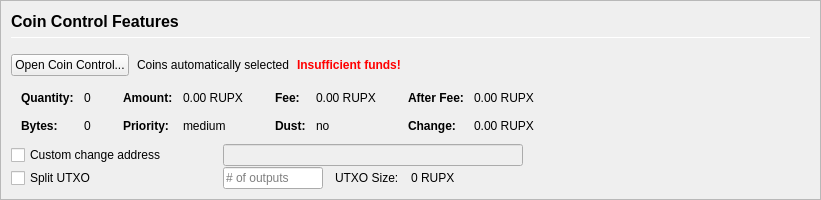
         <widget class="QFrame" name="frameCoinControl">
          <property name="sizePolicy">
           <sizepolicy hsizetype="Expanding" vsizetype="Expanding">
            <horstretch>0</horstretch>
            <verstretch>0</verstretch>
           </sizepolicy>
          </property>
          <property name="maximumSize">
           <size>
            <width>16777215</width>
            <height>16777215</height>
           </size>
          </property>
          <property name="frameShape">
           <enum>QFrame::StyledPanel</enum>
          </property>
          <property name="frameShadow">
           <enum>QFrame::Sunken</enum>
          </property>
          <layout class="QVBoxLayout" name="verticalLayoutCoinControl2">
           <property name="spacing">
            <number>0</number>
           </property>
           <property name="leftMargin">
            <number>0</number>
           </property>
           <property name="topMargin">
            <number>0</number>
           </property>
           <property name="rightMargin">
            <number>0</number>
           </property>
           <property name="bottomMargin">
            <number>0</number>
           </property>
           <item>
            <widget class="QFrame" name="frameCoinControl_BG">
             <layout class="QVBoxLayout" name="verticalLayoutCoinControl" stretch="0,0,0,0,0,0">
              <property name="spacing">
               <number>1</number>
              </property>
              <property name="leftMargin">
               <number>10</number>
              </property>
              <property name="topMargin">
               <number>10</number>
              </property>
              <item>
               <layout class="QHBoxLayout" name="horizontalLayoutCoinControl1">
                <property name="bottomMargin">
                 <number>15</number>
                </property>
                <item>
                 <layout class="QVBoxLayout" name="verticalLayout_3">
                  <property name="spacing">
                   <number>6</number>
                  </property>
                  <item>
                   <widget class="QLabel" name="labelCoinControlFeatures">
                    <property name="sizePolicy">
                     <sizepolicy hsizetype="Preferred" vsizetype="Maximum">
                      <horstretch>0</horstretch>
                      <verstretch>0</verstretch>
                     </sizepolicy>
                    </property>
                    <property name="minimumSize">
                     <size>
                      <width>0</width>
                      <height>20</height>
                     </size>
                    </property>
                    <property name="font">
                     <font>
                      <pointsize>12</pointsize>
                      <weight>75</weight>
                      <bold>true</bold>
                     </font>
                    </property>
                    <property name="styleSheet">
                     <string notr="true">font-weight:bold;</string>
                    </property>
                    <property name="text">
                     <string>Coin Control Features</string>
                    </property>
                   </widget>
                  </item>
                  <item>
                   <widget class="Line" name="line">
                    <property name="minimumSize">
                     <size>
                      <width>0</width>
                      <height>1</height>
                     </size>
                    </property>
                    <property name="maximumSize">
                     <size>
                      <width>16777215</width>
                      <height>1</height>
                     </size>
                    </property>
                    <property name="orientation">
                     <enum>Qt::Horizontal</enum>
                    </property>
                   </widget>
                  </item>
                 </layout>
                </item>
               </layout>
              </item>
              <item>
               <layout class="QHBoxLayout" name="horizontalLayoutCoinControl2" stretch="0,0,0,0">
                <property name="spacing">
                 <number>8</number>
                </property>
                <property name="bottomMargin">
                 <number>10</number>
                </property>
                <item>
                 <widget class="QPushButton" name="pushButtonCoinControl">
                  <property name="styleSheet">
                   <string notr="true"/>
                  </property>
                  <property name="text">
                   <string>Open Coin Control...</string>
                  </property>
                  <property name="autoDefault">
                   <bool>false</bool>
                  </property>
                 </widget>
                </item>
                <item>
                 <widget class="QLabel" name="labelCoinControlAutomaticallySelected">
                  <property name="text">
                   <string>Coins automatically selected</string>
                  </property>
                  <property name="margin">
                   <number>5</number>
                  </property>
                 </widget>
                </item>
                <item>
                 <widget class="QLabel" name="labelCoinControlInsuffFunds">
                  <property name="font">
                   <font>
                    <weight>75</weight>
                    <bold>true</bold>
                   </font>
                  </property>
                  <property name="styleSheet">
                   <string notr="true">color:red;font-weight:bold;</string>
                  </property>
                  <property name="text">
                   <string>Insufficient funds!</string>
                  </property>
                  <property name="margin">
                   <number>5</number>
                  </property>
                 </widget>
                </item>
                <item>
                 <spacer name="horizontalSpacerCoinControl">
                  <property name="orientation">
                   <enum>Qt::Horizontal</enum>
                  </property>
                  <property name="sizeHint" stdset="0">
                   <size>
                    <width>40</width>
                    <height>1</height>
                   </size>
                  </property>
                 </spacer>
                </item>
               </layout>
              </item>
              <item>
               <widget class="QWidget" name="widgetCoinControl" native="true">
                <property name="sizePolicy">
                 <sizepolicy hsizetype="Preferred" vsizetype="Preferred">
                  <horstretch>0</horstretch>
                  <verstretch>0</verstretch>
                 </sizepolicy>
                </property>
                <property name="minimumSize">
                 <size>
                  <width>0</width>
                  <height>0</height>
                 </size>
                </property>
                <property name="styleSheet">
                 <string notr="true"/>
                </property>
                <layout class="QHBoxLayout" name="horizontalLayoutCoinControl5">
                 <property name="leftMargin">
                  <number>0</number>
                 </property>
                 <property name="topMargin">
                  <number>0</number>
                 </property>
                 <property name="rightMargin">
                  <number>0</number>
                 </property>
                 <property name="bottomMargin">
                  <number>0</number>
                 </property>
                 <item>
                  <layout class="QHBoxLayout" name="horizontalLayoutCoinControl3" stretch="0,0,0,1">
                   <property name="spacing">
                    <number>20</number>
                   </property>
                   <property name="topMargin">
                    <number>0</number>
                   </property>
                   <property name="bottomMargin">
                    <number>10</number>
                   </property>
                   <item>
                    <layout class="QFormLayout" name="formLayoutCoinControl1">
                     <property name="horizontalSpacing">
                      <number>10</number>
                     </property>
                     <property name="verticalSpacing">
                      <number>14</number>
                     </property>
                     <property name="leftMargin">
                      <number>10</number>
                     </property>
                     <property name="topMargin">
                      <number>4</number>
                     </property>
                     <property name="rightMargin">
                      <number>6</number>
                     </property>
                     <item row="0" column="0">
                      <widget class="QLabel" name="labelCoinControlQuantityText">
                       <property name="font">
                        <font>
                         <weight>75</weight>
                         <bold>true</bold>
                        </font>
                       </property>
                       <property name="text">
                        <string>Quantity:</string>
                       </property>
                       <property name="margin">
                        <number>0</number>
                       </property>
                      </widget>
                     </item>
                     <item row="0" column="1">
                      <widget class="QLabel" name="labelCoinControlQuantity">
                       <property name="cursor">
                        <cursorShape>IBeamCursor</cursorShape>
                       </property>
                       <property name="contextMenuPolicy">
                        <enum>Qt::ActionsContextMenu</enum>
                       </property>
                       <property name="text">
                        <string notr="true">0</string>
                       </property>
                       <property name="margin">
                        <number>0</number>
                       </property>
                       <property name="textInteractionFlags">
                        <set>Qt::LinksAccessibleByMouse|Qt::TextSelectableByKeyboard|Qt::TextSelectableByMouse</set>
                       </property>
                      </widget>
                     </item>
                     <item row="1" column="0">
                      <widget class="QLabel" name="labelCoinControlBytesText">
                       <property name="font">
                        <font>
                         <weight>75</weight>
                         <bold>true</bold>
                        </font>
                       </property>
                       <property name="text">
                        <string>Bytes:</string>
                       </property>
                      </widget>
                     </item>
                     <item row="1" column="1">
                      <widget class="QLabel" name="labelCoinControlBytes">
                       <property name="cursor">
                        <cursorShape>IBeamCursor</cursorShape>
                       </property>
                       <property name="contextMenuPolicy">
                        <enum>Qt::ActionsContextMenu</enum>
                       </property>
                       <property name="text">
                        <string notr="true">0</string>
                       </property>
                       <property name="textInteractionFlags">
                        <set>Qt::LinksAccessibleByMouse|Qt::TextSelectableByKeyboard|Qt::TextSelectableByMouse</set>
                       </property>
                      </widget>
                     </item>
                    </layout>
                   </item>
                   <item>
                    <layout class="QFormLayout" name="formLayoutCoinControl2">
                     <property name="horizontalSpacing">
                      <number>10</number>
                     </property>
                     <property name="verticalSpacing">
                      <number>14</number>
                     </property>
                     <property name="leftMargin">
                      <number>6</number>
                     </property>
                     <property name="topMargin">
                      <number>4</number>
                     </property>
                     <property name="rightMargin">
                      <number>6</number>
                     </property>
                     <item row="0" column="0">
                      <widget class="QLabel" name="labelCoinControlAmountText">
                       <property name="font">
                        <font>
                         <weight>75</weight>
                         <bold>true</bold>
                        </font>
                       </property>
                       <property name="text">
                        <string>Amount:</string>
                       </property>
                       <property name="margin">
                        <number>0</number>
                       </property>
                      </widget>
                     </item>
                     <item row="0" column="1">
                      <widget class="QLabel" name="labelCoinControlAmount">
                       <property name="cursor">
                        <cursorShape>IBeamCursor</cursorShape>
                       </property>
                       <property name="contextMenuPolicy">
                        <enum>Qt::ActionsContextMenu</enum>
                       </property>
                       <property name="text">
                        <string notr="true">0.00 RUPX</string>
                       </property>
                       <property name="textInteractionFlags">
                        <set>Qt::LinksAccessibleByMouse|Qt::TextSelectableByKeyboard|Qt::TextSelectableByMouse</set>
                       </property>
                      </widget>
                     </item>
                     <item row="1" column="0">
                      <widget class="QLabel" name="labelCoinControlPriorityText">
                       <property name="font">
                        <font>
                         <weight>75</weight>
                         <bold>true</bold>
                        </font>
                       </property>
                       <property name="text">
                        <string>Priority:</string>
                       </property>
                      </widget>
                     </item>
                     <item row="1" column="1">
                      <widget class="QLabel" name="labelCoinControlPriority">
                       <property name="cursor">
                        <cursorShape>IBeamCursor</cursorShape>
                       </property>
                       <property name="contextMenuPolicy">
                        <enum>Qt::ActionsContextMenu</enum>
                       </property>
                       <property name="text">
                        <string>medium</string>
                       </property>
                       <property name="textInteractionFlags">
                        <set>Qt::LinksAccessibleByMouse|Qt::TextSelectableByKeyboard|Qt::TextSelectableByMouse</set>
                       </property>
                      </widget>
                     </item>
                    </layout>
                   </item>
                   <item>
                    <layout class="QFormLayout" name="formLayoutCoinControl3">
                     <property name="horizontalSpacing">
                      <number>10</number>
                     </property>
                     <property name="verticalSpacing">
                      <number>14</number>
                     </property>
                     <property name="leftMargin">
                      <number>6</number>
                     </property>
                     <property name="topMargin">
                      <number>4</number>
                     </property>
                     <property name="rightMargin">
                      <number>6</number>
                     </property>
                     <item row="0" column="0">
                      <widget class="QLabel" name="labelCoinControlFeeText">
                       <property name="font">
                        <font>
                         <weight>75</weight>
                         <bold>true</bold>
                        </font>
                       </property>
                       <property name="text">
                        <string>Fee:</string>
                       </property>
                       <property name="margin">
                        <number>0</number>
                       </property>
                      </widget>
                     </item>
                     <item row="0" column="1">
                      <widget class="QLabel" name="labelCoinControlFee">
                       <property name="cursor">
                        <cursorShape>IBeamCursor</cursorShape>
                       </property>
                       <property name="contextMenuPolicy">
                        <enum>Qt::ActionsContextMenu</enum>
                       </property>
                       <property name="text">
                        <string notr="true">0.00 RUPX</string>
                       </property>
                       <property name="textInteractionFlags">
                        <set>Qt::LinksAccessibleByMouse|Qt::TextSelectableByKeyboard|Qt::TextSelectableByMouse</set>
                       </property>
                      </widget>
                     </item>
                     <item row="1" column="0">
                      <widget class="QLabel" name="labelCoinControlLowOutputText">
                       <property name="font">
                        <font>
                         <weight>75</weight>
                         <bold>true</bold>
                        </font>
                       </property>
                       <property name="text">
                        <string>Dust:</string>
                       </property>
                      </widget>
                     </item>
                     <item row="1" column="1">
                      <widget class="QLabel" name="labelCoinControlLowOutput">
                       <property name="cursor">
                        <cursorShape>IBeamCursor</cursorShape>
                       </property>
                       <property name="contextMenuPolicy">
                        <enum>Qt::ActionsContextMenu</enum>
                       </property>
                       <property name="text">
                        <string>no</string>
                       </property>
                       <property name="textInteractionFlags">
                        <set>Qt::LinksAccessibleByMouse|Qt::TextSelectableByKeyboard|Qt::TextSelectableByMouse</set>
                       </property>
                      </widget>
                     </item>
                    </layout>
                   </item>
                   <item>
                    <layout class="QFormLayout" name="formLayoutCoinControl4">
                     <property name="horizontalSpacing">
                      <number>10</number>
                     </property>
                     <property name="verticalSpacing">
                      <number>14</number>
                     </property>
                     <property name="leftMargin">
                      <number>6</number>
                     </property>
                     <property name="topMargin">
                      <number>4</number>
                     </property>
                     <property name="rightMargin">
                      <number>6</number>
                     </property>
                     <item row="0" column="0">
                      <widget class="QLabel" name="labelCoinControlAfterFeeText">
                       <property name="font">
                        <font>
                         <weight>75</weight>
                         <bold>true</bold>
                        </font>
                       </property>
                       <property name="text">
                        <string>After Fee:</string>
                       </property>
                       <property name="margin">
                        <number>0</number>
                       </property>
                      </widget>
                     </item>
                     <item row="0" column="1">
                      <widget class="QLabel" name="labelCoinControlAfterFee">
                       <property name="cursor">
                        <cursorShape>IBeamCursor</cursorShape>
                       </property>
                       <property name="contextMenuPolicy">
                        <enum>Qt::ActionsContextMenu</enum>
                       </property>
                       <property name="text">
                        <string notr="true">0.00 RUPX</string>
                       </property>
                       <property name="textInteractionFlags">
                        <set>Qt::LinksAccessibleByMouse|Qt::TextSelectableByKeyboard|Qt::TextSelectableByMouse</set>
                       </property>
                      </widget>
                     </item>
                     <item row="1" column="0">
                      <widget class="QLabel" name="labelCoinControlChangeText">
                       <property name="font">
                        <font>
                         <weight>75</weight>
                         <bold>true</bold>
                        </font>
                       </property>
                       <property name="text">
                        <string>Change:</string>
                       </property>
                      </widget>
                     </item>
                     <item row="1" column="1">
                      <widget class="QLabel" name="labelCoinControlChange">
                       <property name="cursor">
                        <cursorShape>IBeamCursor</cursorShape>
                       </property>
                       <property name="contextMenuPolicy">
                        <enum>Qt::ActionsContextMenu</enum>
                       </property>
                       <property name="text">
                        <string notr="true">0.00 RUPX</string>
                       </property>
                       <property name="textInteractionFlags">
                        <set>Qt::LinksAccessibleByMouse|Qt::TextSelectableByKeyboard|Qt::TextSelectableByMouse</set>
                       </property>
                      </widget>
                     </item>
                    </layout>
                   </item>
                  </layout>
                 </item>
                </layout>
               </widget>
              </item>
              <item>
               <layout class="QHBoxLayout" name="horizontalLayoutCoinControl4">
                <property name="spacing">
                 <number>12</number>
                </property>
                <property name="sizeConstraint">
                 <enum>QLayout::SetDefaultConstraint</enum>
                </property>
                <property name="topMargin">
                 <number>0</number>
                </property>
                <property name="rightMargin">
                 <number>0</number>
                </property>
                <item>
                 <widget class="QCheckBox" name="checkBoxCoinControlChange">
                  <property name="sizePolicy">
                   <sizepolicy hsizetype="Preferred" vsizetype="Preferred">
                    <horstretch>0</horstretch>
                    <verstretch>0</verstretch>
                   </sizepolicy>
                  </property>
                  <property name="minimumSize">
                   <size>
                    <width>200</width>
                    <height>0</height>
                   </size>
                  </property>
                  <property name="maximumSize">
                   <size>
                    <width>200</width>
                    <height>16777215</height>
                   </size>
                  </property>
                  <property name="toolTip">
                   <string>If this is activated, but the change address is empty or invalid, change will be sent to a newly generated address.</string>
                  </property>
                  <property name="text">
                   <string>Custom change address</string>
                  </property>
                 </widget>
                </item>
                <item>
                 <widget class="QValidatedLineEdit" name="lineEditCoinControlChange">
                  <property name="enabled">
                   <bool>false</bool>
                  </property>
                  <property name="sizePolicy">
                   <sizepolicy hsizetype="Preferred" vsizetype="Preferred">
                    <horstretch>0</horstretch>
                    <verstretch>0</verstretch>
                   </sizepolicy>
                  </property>
                  <property name="minimumSize">
                   <size>
                    <width>300</width>
                    <height>0</height>
                   </size>
                  </property>
                 </widget>
                </item>
                <item>
                 <widget class="QLabel" name="labelCoinControlChangeLabel">
                  <property name="sizePolicy">
                   <sizepolicy hsizetype="Preferred" vsizetype="Preferred">
                    <horstretch>0</horstretch>
                    <verstretch>0</verstretch>
                   </sizepolicy>
                  </property>
                  <property name="minimumSize">
                   <size>
                    <width>100</width>
                    <height>0</height>
                   </size>
                  </property>
                  <property name="text">
                   <string/>
                  </property>
                  <property name="margin">
                   <number>3</number>
                  </property>
                 </widget>
                </item>
               </layout>
              </item>
              <item>
               <layout class="QHBoxLayout" name="horizontalLayoutCoinControl6">
                <property name="spacing">
                 <number>12</number>
                </property>
                <property name="rightMargin">
                 <number>0</number>
                </property>
                <item>
                 <widget class="QCheckBox" name="splitBlockCheckBox">
                  <property name="sizePolicy">
                   <sizepolicy hsizetype="Preferred" vsizetype="Preferred">
                    <horstretch>0</horstretch>
                    <verstretch>0</verstretch>
                   </sizepolicy>
                  </property>
                  <property name="minimumSize">
                   <size>
                    <width>200</width>
                    <height>0</height>
                   </size>
                  </property>
                  <property name="maximumSize">
                   <size>
                    <width>200</width>
                    <height>16777215</height>
                   </size>
                  </property>
                  <property name="text">
                   <string>Split UTXO</string>
                  </property>
                 </widget>
                </item>
                <item>
                 <widget class="QLineEdit" name="splitBlockLineEdit">
                  <property name="sizePolicy">
                   <sizepolicy hsizetype="Preferred" vsizetype="Preferred">
                    <horstretch>50</horstretch>
                    <verstretch>0</verstretch>
                   </sizepolicy>
                  </property>
                  <property name="minimumSize">
                   <size>
                    <width>100</width>
                    <height>0</height>
                   </size>
                  </property>
                  <property name="maximumSize">
                   <size>
                    <width>100</width>
                    <height>16777215</height>
                   </size>
                  </property>
                  <property name="placeholderText">
                   <string># of outputs</string>
                  </property>
                 </widget>
                </item>
                <item>
                 <widget class="QLabel" name="labelBlockSizeText">
                  <property name="text">
                   <string>UTXO Size:</string>
                  </property>
                 </widget>
                </item>
                <item>
                 <widget class="QLabel" name="labelBlockSize">
                  <property name="text">
                   <string>0 RUPX</string>
                  </property>
                 </widget>
                </item>
                <item>
                 <spacer name="horizontalSpacer_7">
                  <property name="orientation">
                   <enum>Qt::Horizontal</enum>
                  </property>
                  <property name="sizeHint" stdset="0">
                   <size>
                    <width>40</width>
                    <height>20</height>
                   </size>
                  </property>
                 </spacer>
                </item>
               </layout>
              </item>
              <item>
               <spacer name="verticalSpacerCoinControl">
                <property name="orientation">
                 <enum>Qt::Vertical</enum>
                </property>
                <property name="sizeHint" stdset="0">
                 <size>
                  <width>800</width>
                  <height>1</height>
                 </size>
                </property>
               </spacer>
              </item>
             </layout>
            </widget>
           </item>
          </layout>
         </widget>
